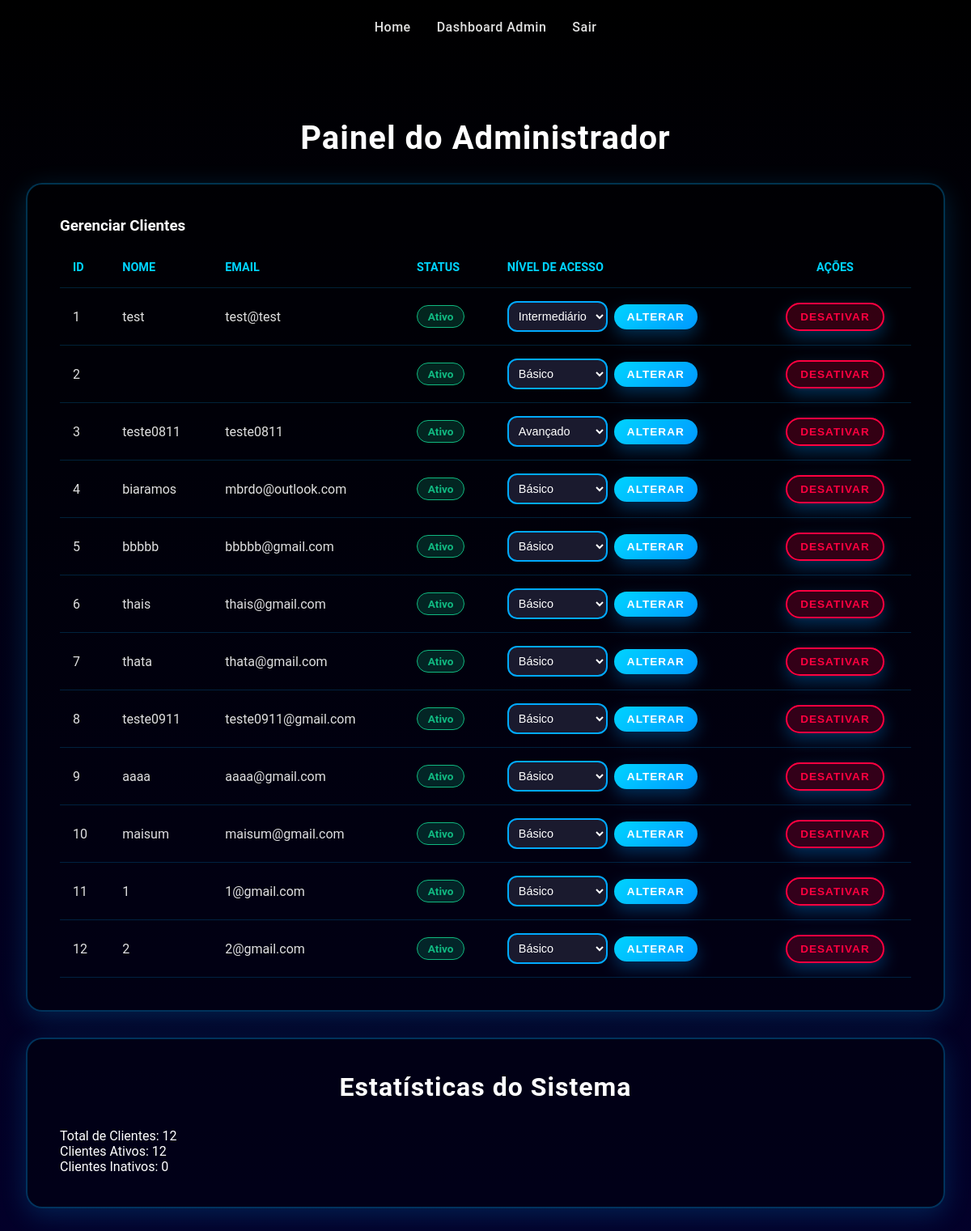
Page /listar_clientes (signed in) on the earlier database version.
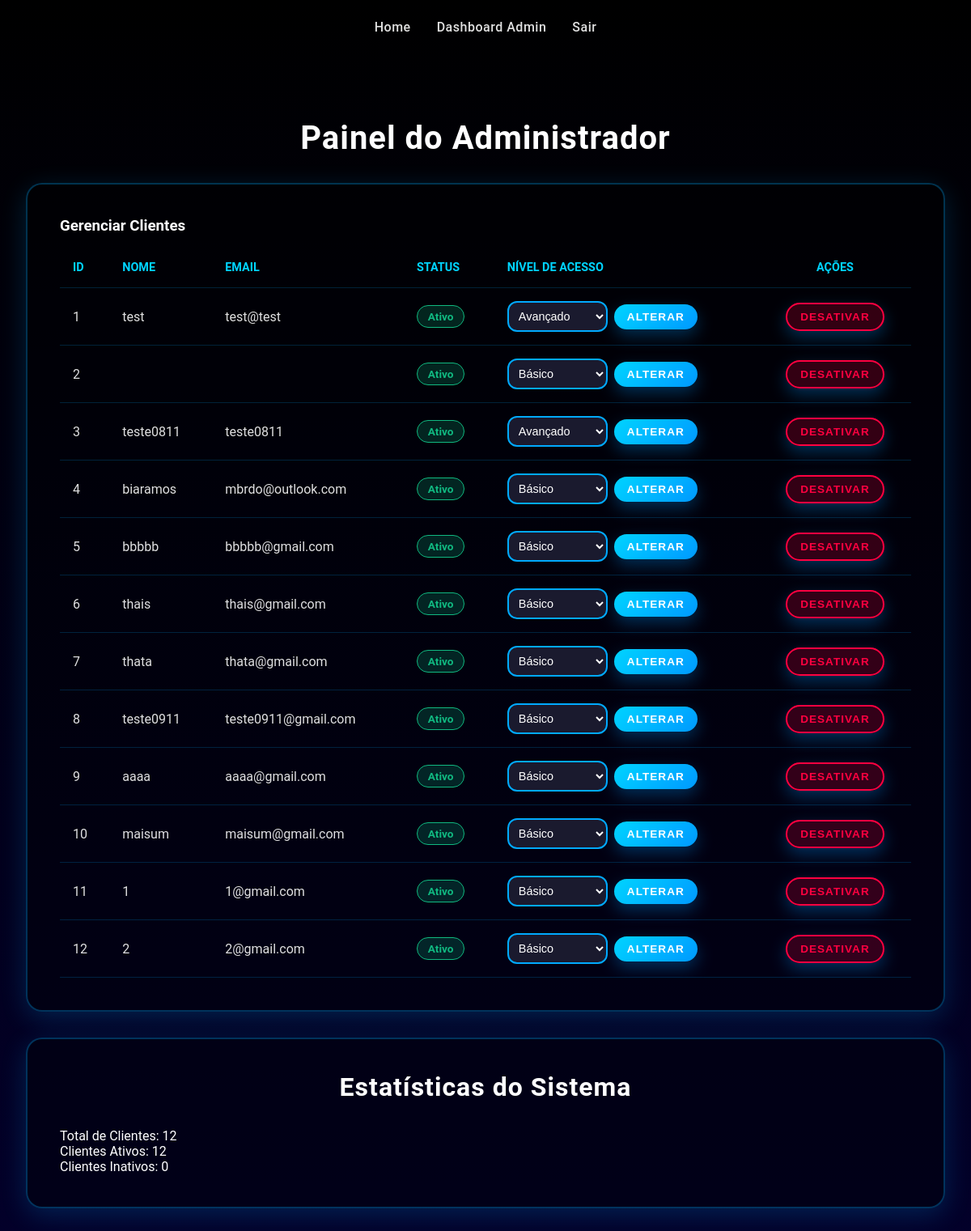
Same page on the later database version.
### app/models.py (models this page shows, shortened)
class Cliente(db.Model):
    id = db.Column(db.Integer, primary_key=True)  # Define a coluna ID como chave primária, única e autoincrementável.
    cliente_nome = db.Column(db.String(80), nullable=False)  # Define a coluna nome do cliente
    cliente_email = db.Column(db.String(320), unique=True, nullable=False)  # Armazena o e-mail, deve ser único e é obrigatório (usado para login).
    cliente_senha = db.Column(db.String(128), nullable=False)  # Armazena o hash da senha
    cliente_status = db.Column(db.String(10), nullable=False, default='ativo')
    nivel_acesso = db.Column(db.String(20), nullable=False, default='basico') #1 cliente só pode ter 1 nível
    relatorios_basicos = db.relationship('RelatorioBasico', backref='cliente', lazy=True, cascade="all, delete-orphan")  # # Define a relação "Um para Muitos" com RelatorioBasico. 'backref' permite acessar o cliente a partir do relatório, e 'cascade' garante que relatórios sejam excluídos ao deletar o cliente.
    relatorios_intermediarios = db.relationship('RelatorioIntermediario', backref='cliente', lazy=True, cascade="all, delete-orphan")       # Um cliente pode ter VÁRIOS relatórios intermediários
    relatorios_avancados = db.relationship('RelatorioAvancado', backref='cliente', lazy=True, cascade="all, delete-orphan")       # Um cliente pode ter VÁRIOS relatórios avançados

### app/routes.py (the view)
@main_bp.route('/listar_clientes') # Rota que lista todos os clientes (principal view do admin).
def listar_clientes():
    if 'admin_id' not in session or not session.get('is_admin'): # Protege a rota.
        flash('Acesso restrito a administradores.', 'danger')
        return redirect(url_for('main.admin_login'))
    clientes = Cliente.query.all() # Busca TODOS os clientes no banco de dados.
    return render_template('admin_dashboard.html', clientes=clientes) # Renderiza o dashboard do admin, passando a lista de clientes.

### app/templates/admin_dashboard.html (shortened to what the changed rows need)
<!DOCTYPE html>
<html lang="pt-BR">
<head>
    <link rel="stylesheet" href="{{ url_for('static', filename='css/style.css') }}">
</head>
<body>
    <div class="scanner-container">
        <h1>Painel do Administrador</h1>
        <div class="scanner-form-card">
            {% if clientes %}
            <div class="admin-table-container">
                <table class="admin-table">
                    <thead>
                        <tr>
                            <th>ID</th>
                            <th>Nome</th>
                            <th>Email</th>
                            <th>Status</th>
                            <th>Nível de Acesso</th>
                            <th style="text-align: center;">Ações</th>
                        </tr>
                    </thead>
                    <tbody>
                        {% for cliente in clientes %}
                        <tr>
                            <td>{{ cliente.id }}</td>
                            <td>{{ cliente.cliente_nome }}</td>
                            <td>{{ cliente.cliente_email }}</td>
                            <td>
                                <span style="display: inline-block; padding: 0.3rem 0.8rem; border-radius: 20px; font-size: 0.85rem; font-weight: 600;
                                    {% if cliente.cliente_status == 'ativo' %}
                                        background: rgba(16, 185, 129, 0.2); color: #10b981; border: 1px solid #10b981;
                                    {% else %}
                                        background: rgba(255, 0, 64, 0.2); color: #ff0040; border: 1px solid #ff0040;
                                    {% endif %}">
                                    {{ cliente.cliente_status|capitalize }}
                                </span>
                            </td>
                            <td>
                                <form action="{{ url_for('main.alterar_nivel_acesso', cliente_id=cliente.id) }}" method="POST" style="display: flex; gap: 0.5rem; align-items: center;">
                                    <select name="novo_nivel" required class="form-control" style="padding: 0.5rem; font-size: 0.9rem; width: auto;">
                                        <option value="intermediario" {% if cliente.nivel_acesso == 'intermediario' %}selected{% endif %}>Intermediário</option>
                                        <option value="avancado" {% if cliente.nivel_acesso == 'avancado' %}selected{% endif %}>Avançado</option>
                                    </select>
                                    <button type="submit" class="btn-submit" style="width: auto; padding: 0.5rem 1rem; font-size: 0.85rem; margin-top: 0;">
                                        Alterar
                                    </button>
                                </form>
                            </td>
                            <td style="text-align: center;">
                                <form action="{{ url_for('main.alternar_status', cliente_id=cliente.id) }}" method="POST" style="display: inline;">
                                    <button type="submit" class="btn-submit" style="width: auto; padding: 0.5rem 1rem; font-size: 0.85rem; margin-top: 0;
                                        {% if cliente.cliente_status == 'ativo' %}
                                            background: rgba(255, 0, 64, 0.2); border: 2px solid #ff0040; color: #ff0040;
                                        {% else %}
                                            background: rgba(16, 185, 129, 0.2); border: 2px solid #10b981; color: #10b981;
                                        {% endif %}">
                                        {% if cliente.cliente_status == 'ativo' %}
                                            Desativar
                                        {% else %}
                                            Ativar
                                        {% endif %}
                                    </button>
                                </form>
                            </td>
                        </tr>
                        {% endfor %}
                    </tbody>
                </table>
            </div>
            {% else %}
                <div style="text-align: center; padding: 3rem; color: #b0b0b0;">
                    <p style="font-size: 1.1rem;">Nenhum cliente cadastrado no sistema.</p>
                </div>
            {% endif %}
        </div>
        <div class="relatorio-info-card">
            <h2>Estatísticas do Sistema</h2>
        </div>
    </div>
</body>
</html>

Differences in the rows shown:
changed Cliente "test": novo_nivel "Intermediário" → "Avançado"
